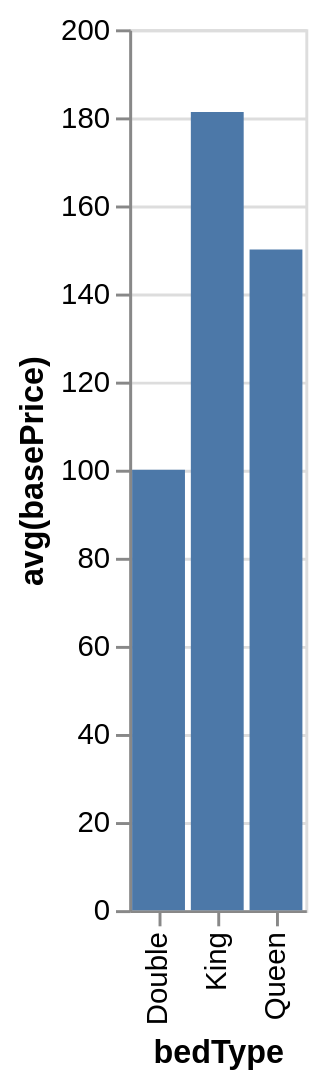

The specification (Vega-Lite) saved for this image:
### Vega-Lite specification from a JSON file in a GitHub repository (floating-point values rounded to 4 significant figures)
{"data": {"values": [{"x_data": "Double", "y_data": 100}, {"x_data": "King", "y_data": 181.2}, {"x_data": "Queen", "y_data": 150}]}, "mark": "bar", "encoding": {"x": {"field": "x_data", "type": "nominal", "title": "bedType", "sort": "ascending"}, "y": {"field": "y_data", "type": "quantitative", "title": "avg(basePrice)"}}}
